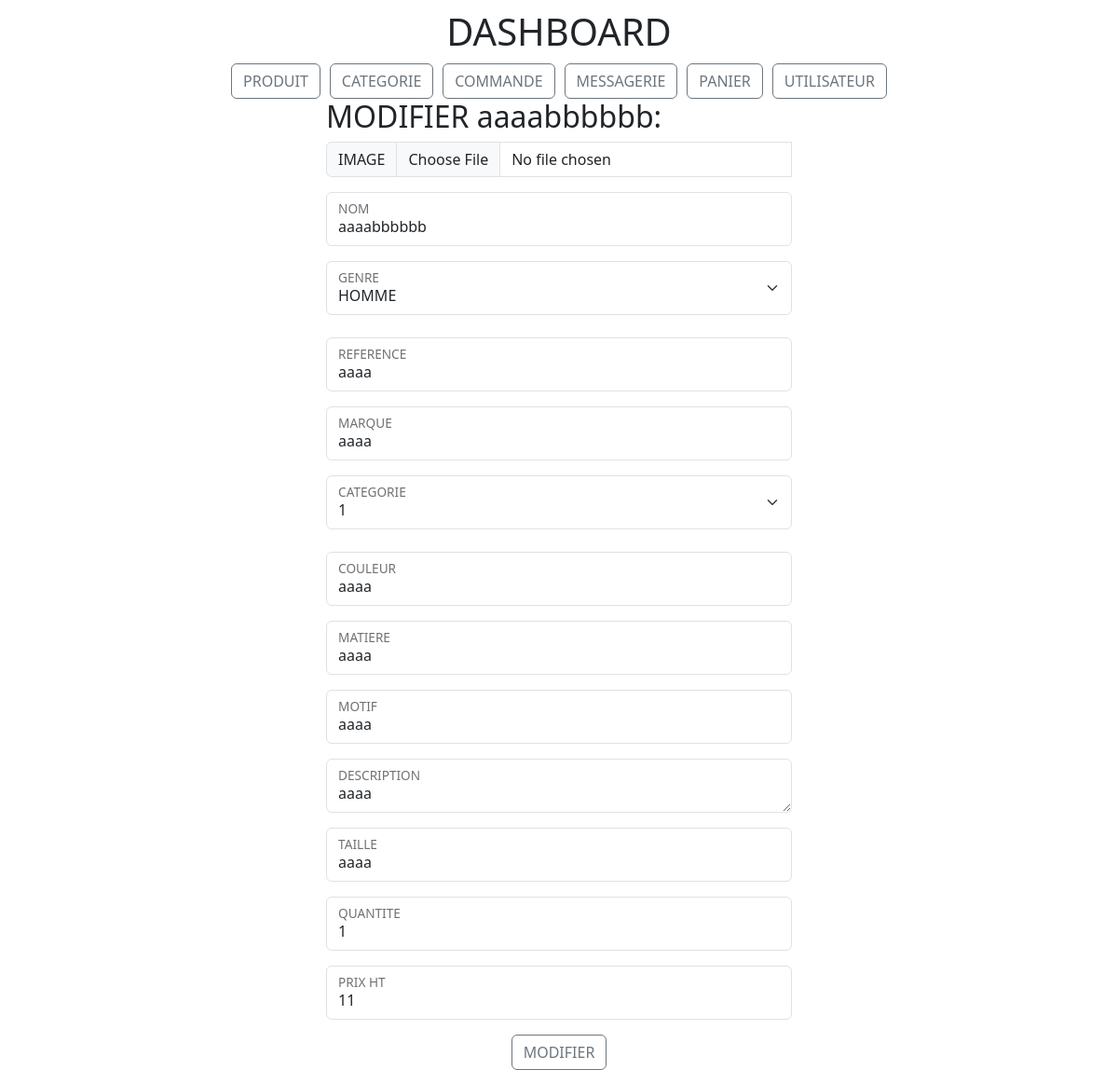
Screenshot of /dashboard/produits/update_produits.php?id=40 with the database file from the repository.
### tables this page shows
CREATE TABLE `produits` (
  `id` int NOT NULL,
  `image_produit` varchar(255) NOT NULL,
  `nom_produit` varchar(255) NOT NULL,
  `genre` varchar(255) NOT NULL,
  `reference` varchar(255) NOT NULL,
  `marque` varchar(255) NOT NULL,
  `categorie_id` int NOT NULL,
  `couleur` varchar(255) NOT NULL,
  `matiere` varchar(255) NOT NULL,
  `motif` varchar(255) NOT NULL,
  `description` varchar(1000) NOT NULL,
  `taille` varchar(255) NOT NULL,
  `quantite` int NOT NULL,
  `prix_ht` varchar(255) NOT NULL
);

### src/dashboard/produits/update_produits.php (the view, shortened to what this page needs)
<?php
require_once("../../connect.php");
if (isset($_GET["id"]) && !empty($_GET["id"])) {
    $id = strip_tags($_GET["id"]);
    $sql = "SELECT * FROM produits WHERE id = :id";
    $query = $db->prepare($sql);
    $query->bindValue(":id", $id, PDO::PARAM_INT);
    $query->execute();
    $user = $query->fetch();
} else {
    header("Location: dashboard_produits.php");
    exit;
}
?>
<!DOCTYPE html>
<html lang="fr">
<head>
    <link rel="stylesheet" href="../../css/dashboard/dashboard.css">
    <link href="https://cdn.jsdelivr.net/npm/bootstrap@5.3.3/dist/css/bootstrap.min.css" rel="stylesheet">
</head>
<body>
    <?php
    include '../../templates/navbar_dashboard.php';
    ?>
    <div class="form_produit">
        <div class="">
            <h2>MODIFIER <?= htmlspecialchars($user["nom_produit"]) ?>:</h2>
            <form class="formulaire_produit" method="post" enctype="multipart/form-data">
                <div class="input-group mb-3">
                    <label class="input-group-text" for="inputGroupFile01">IMAGE</label>
                    <input class="form-control " type="file" id="image_produit" name="image_produit" value="image">
                </div>
                <div class="form-floating mb-3">
                    <input type="text" class="form-control" id="nom_produit" placeholder="NOM" name="nom_produit" value="<?= htmlspecialchars($user["nom_produit"]) ?>" required>
                    <label for="floatingInput">NOM</label>
                </div>
                <div class="form-floating">
                    <select class="form-select" aria-label="Floating label select example" id="genre" name="genre" required>
                        <option value="<?= htmlspecialchars($user["genre"]) ?>" selected><?= htmlspecialchars($user["genre"]) ?></option>
                    </select>
                    <br>
                    <label for="floatingSelect">GENRE</label>
                </div>
                <div class="form-floating mb-3">
                    <input type="text" class="form-control" id="reference" placeholder="REFERENCE" name="reference" value="<?= htmlspecialchars($user["reference"]) ?>" required>
                    <label for="floatingInput">REFERENCE</label>
                </div>
                <div class="form-floating mb-3">
                    <input type="text" class="form-control" id="marque" placeholder="MARQUE" name="marque" value="<?= htmlspecialchars($user["marque"]) ?>" required>
                    <label for="floatingInput">MARQUE</label>
                </div>
                <div class="form-floating">
                    <select class="form-select" aria-label="Floating label select example" id="categorie_id" name="categorie_id" required>
                        <option value="<?= htmlspecialchars($user["categorie_id"]) ?>" selected><?= htmlspecialchars($user["categorie_id"]) ?></option>
                    </select>
                    <label for="floatingSelect">CATEGORIE</label>
                </div>
                <br>
                <div class="form-floating mb-3">
                    <input type="text" class="form-control" id="couleur" placeholder="COULEUR" name="couleur" value="<?= htmlspecialchars($user["couleur"]) ?>" required>
                    <label for="floatingInput">COULEUR</label>
                </div>
                <div class="form-floating mb-3">
                    <input type="text" class="form-control" id="matiere" placeholder="MATIERE" name="matiere" value="<?= htmlspecialchars($user["matiere"]) ?>" required>
                    <label for="floatingInput">MATIERE</label>
                </div>
                <div class="form-floating mb-3">
                    <input type="text" class="form-control" id="motif" placeholder="MOTIF" name="motif" value="<?= htmlspecialchars($user["motif"]) ?>" required>
                    <label for="floatingInput">MOTIF</label>
                </div>
                <div class="form-floating mb-3">
                    <textarea type="" class="form-control" id="description" placeholder="DESCRIPTION" name="description" required><?= htmlspecialchars($user["description"]) ?></textarea>
                    <label for="floatingInput">DESCRIPTION</label>
                </div>
                <div class="form-floating mb-3">
                    <input type="text" class="form-control" id="taille" placeholder="TAILLE" name="taille" value="<?= htmlspecialchars($user["taille"]) ?>" required>
                    <label for="floatingInput">TAILLE</label>
                </div>
                <div class="form-floating mb-3">
                    <input type="number" class="form-control" placeholder="QUANTITE" id="quantite" name="quantite" value="<?= htmlspecialchars($user["quantite"]) ?>" required min="0">
                    <label for="floatingInput">QUANTITE</label>
                </div>
                <div class="form-floating mb-3">
                    <input type="number" class="form-control" placeholder="PRIX HT" id="prix_ht" name="prix_ht" value="<?= htmlspecialchars($user["prix_ht"]) ?>" required min="0">
                    <label for="floatingInput">PRIX HT</label>
                </div>
                <div class="btn_produit"><button type="input" class="btn btn-outline-secondary">MODIFIER</button></div>
            </form>
        </div>
    </div>
</body>
</html>

### src/css/dashboard/dashboard.css (style rules this page uses)
.form_produit { margin: 0 auto; display: flex; justify-content: center; align-items: center; width: 1000px; }
.btn_produit { display: flex; width: 50px; margin: 0 auto; justify-content: center; align-items: center; }
.formulaire_produit { display: flex; flex-direction: column; width: 500px; }

### rows the page displays
produits: nom_produit "aaaabbbbbb", genre "HOMME", reference "aaaa", marque "aaaa", categorie_id "1", couleur "aaaa", matiere "aaaa", motif "aaaa", description "aaaa", taille "aaaa", quantite "1", prix_ht "11"
